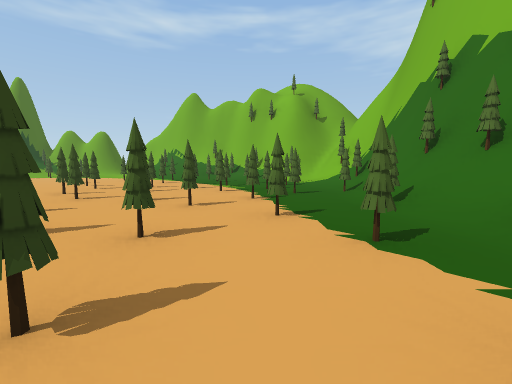
view 1 (above)

23 first-person views from a walk through a 3-D level made in the Unity game engine. The camera is 1.2 m above the floor, tilts 6° down and sees 90° across. The floor is counted in squares, 2 m on a side. Each view is taken from the middle of a square. On the plan, view 1 faces up. The plan holds only what a view shows up to about 9 squares ahead; the rest is blank. The place goes on beyond the plan. The player is left out.

view 2
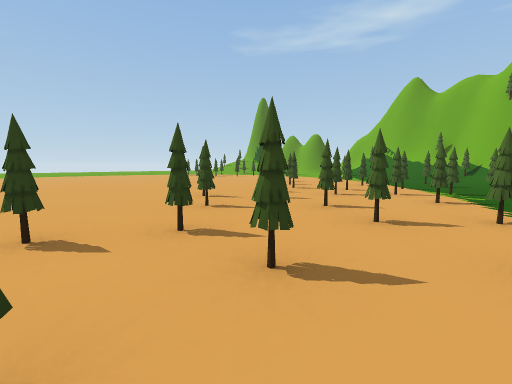

view 3
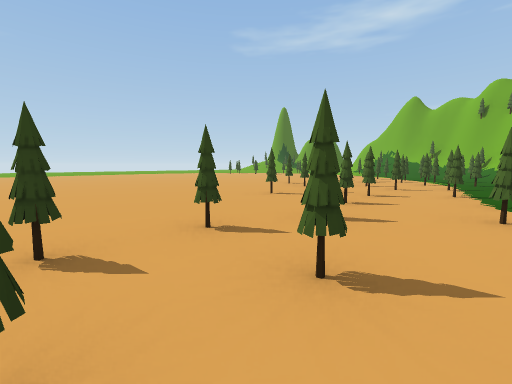

view 4
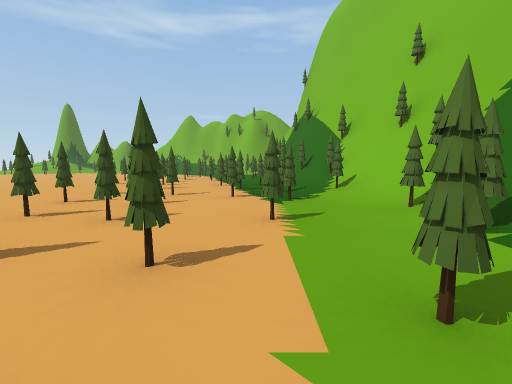

view 5
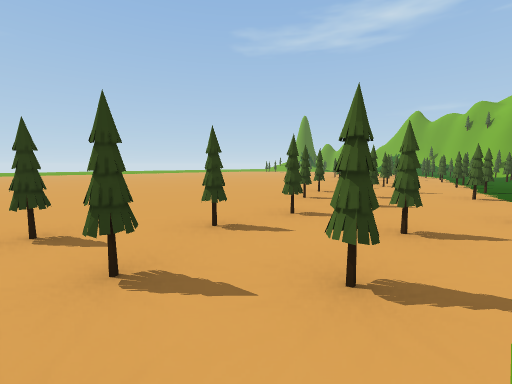

view 6
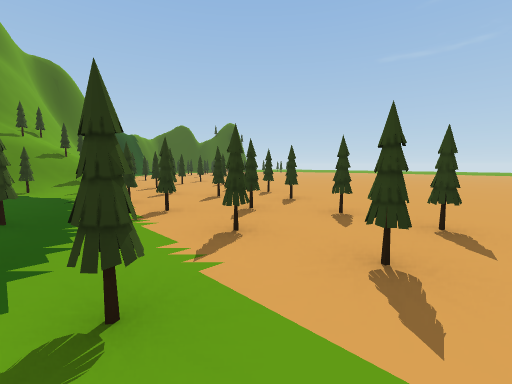

view 7
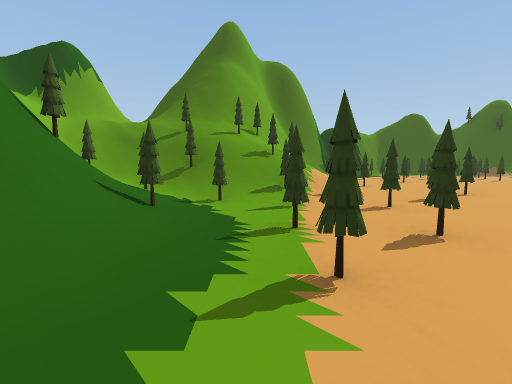

view 8
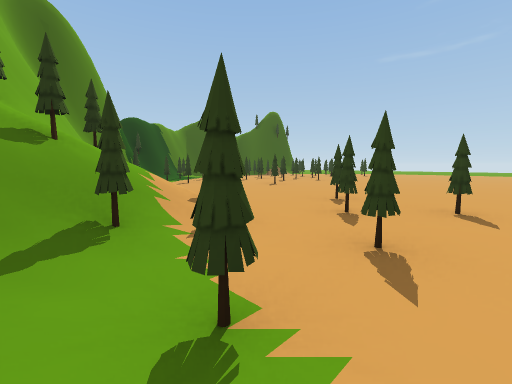

view 9
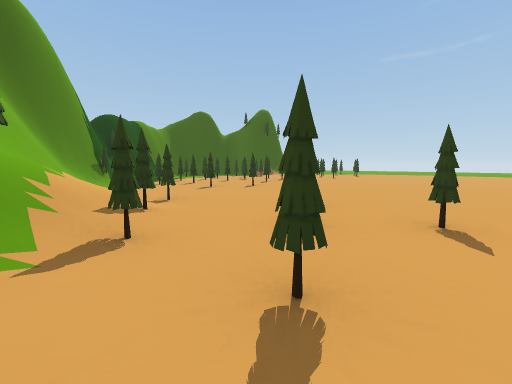

view 10
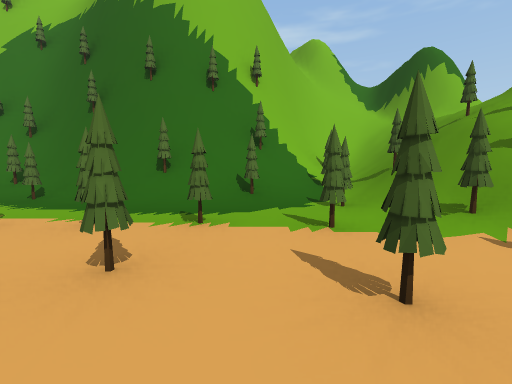

view 11
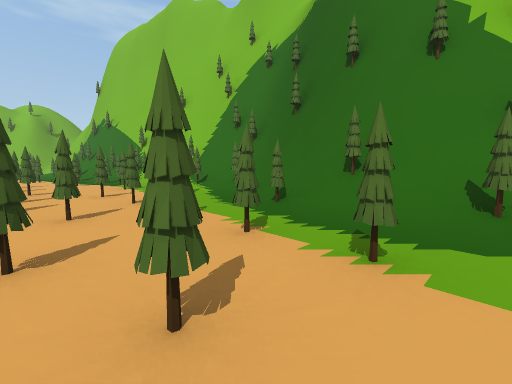

view 12
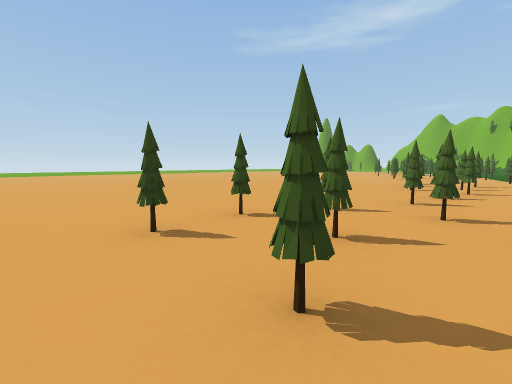

view 13
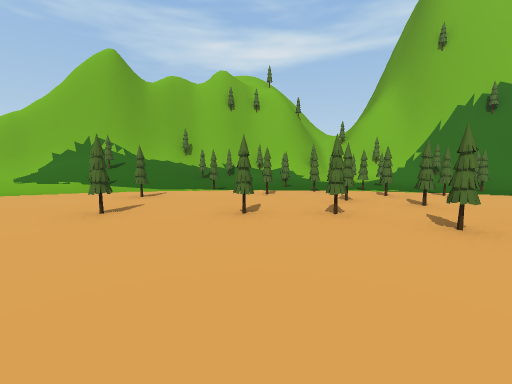

view 14
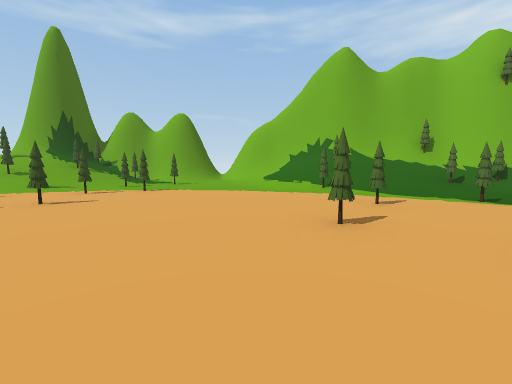

view 15
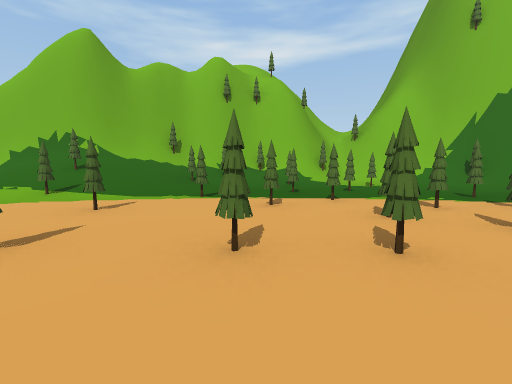

view 16
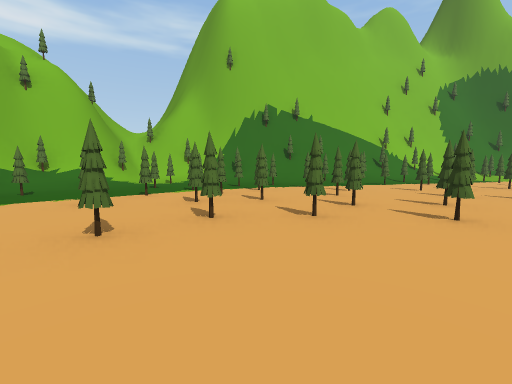

view 17
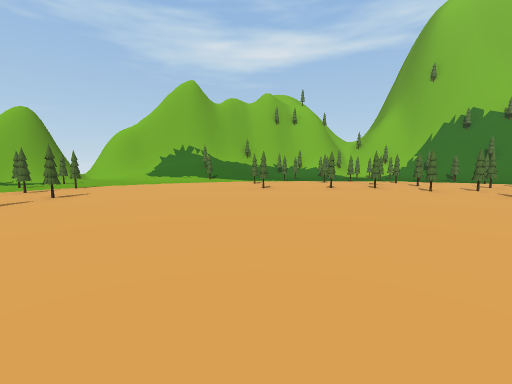

view 18
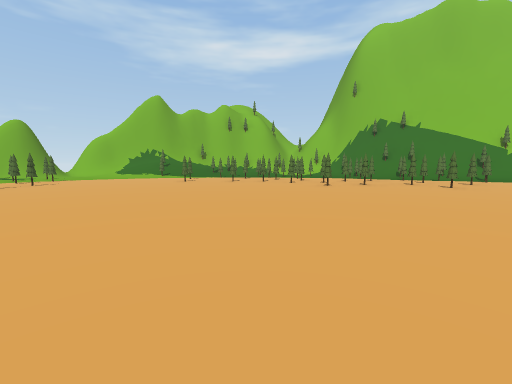

view 19
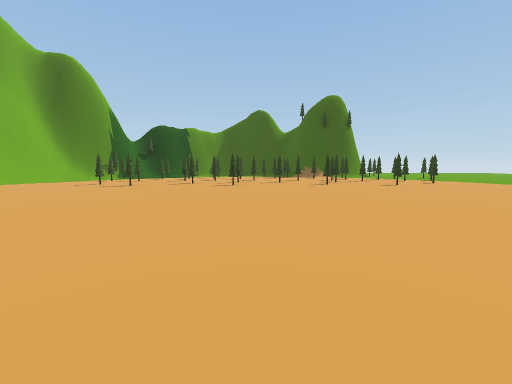

view 20
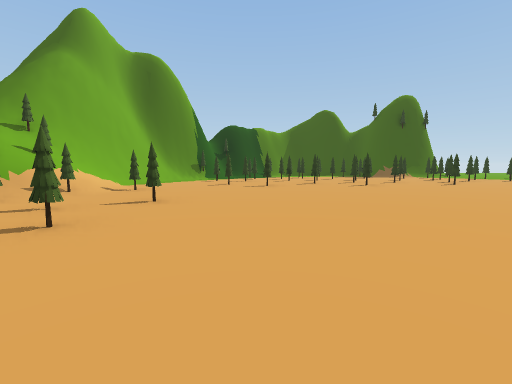

view 21
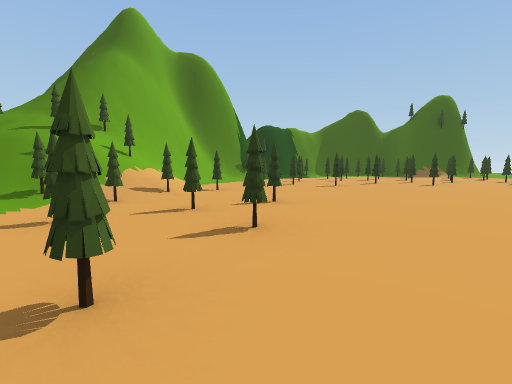

view 22
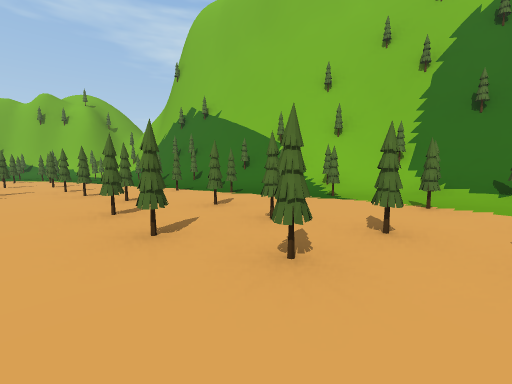

view 23
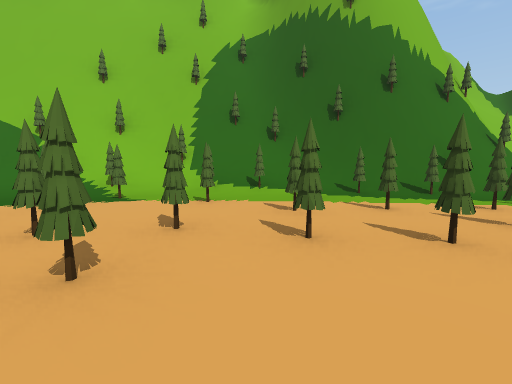

### Floor plan
Key: @ floor where view 1 was taken; # wall or solid block; . main floor; : floor 0.25 m higher than the main floor; + floor 1 m higher than the main floor; * floor 1.25 m higher than the main floor; / step, stairs or slope; = window, fence, low wall or low ledge; T tree; O other object.
Columns run from 11 left of view 1 to 9 right of it. Each row starts with its distance up from view 1.
 17 #
 16 ##  ###
 15 ....//##
 14 .O..///####
 13 O..../T//+##
 12 .T....T//TT##
 11 T........T.###
 10 .T....T.T..OO##
  9 .....T..T.TTO###
  8 .........TT.O:##
  7 ......TTTTTT..T
  6 ........T.TTTT#
  5 .......TT..TT.##
  4 .......T.TT..T##
  3 ........T..T./*#
  2 .........TT.TO/#
  1 ........T.T.TOO##
  0 ..........T@../T#
 -1  ............TOT##
 -2  .........TT.T.T##
 -3  .........TT..T/T#
 -4     ......TT.T.T##
 -5   .........T...T##
 -6   .........TT.TT##
 -7   ..........T.T=#
 -8  .........T.T.T##
 -9  .........TT.T/T#
-10 ..........TT.T/##
-11 .........T....TT#
-12 ..........TTT.TO###
-13 .........T.TT/T/T/##
-14 ...........T/T////==#
-15 ..........T/TT/T////#
-16 .......O...//T////###
-17 .O..OO..O../###=/ #
-18 O O.O..O...#####  #

Positions as (right, up) in squares from view 1, and headings:
1: (0, 0), facing up
2: (0, 1), facing up-left
3: (1, -3), facing up-left
4: (2, -7), facing up
5: (2, -8), facing up-left
6: (3, -5), facing down-left
7: (2, -8), facing down
8: (2, -11), facing down-left
9: (1, -11), facing down-left
10: (-1, -11), facing right
11: (0, -11), facing up-right
12: (1, -11), facing up-left
13: (-7, 5), facing up-right
14: (-7, 6), facing up
15: (-6, 6), facing up-right
16: (-7, 6), facing right
17: (-11, 4), facing up-right
18: (-11, 0), facing up-right
19: (-8, -9), facing down
20: (-4, -9), facing down
21: (-2, -9), facing down
22: (-2, -5), facing up-right
23: (-2, -5), facing right
